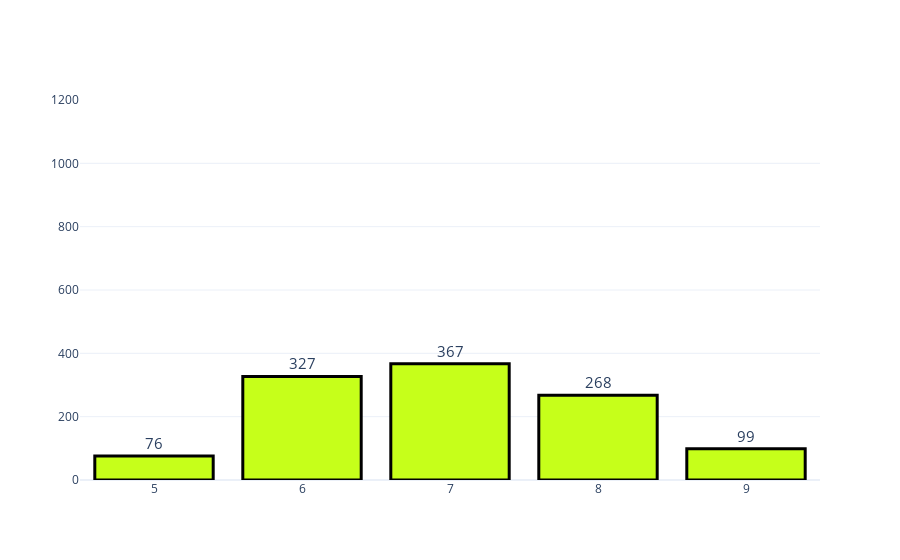

The cell this chart's notebook holds for it:
### Code cell
fig = make_subplots(rows=1,cols=1)
fig.add_trace(go.Bar(y = df['CGPA'].value_counts().values.tolist(), 
                      x = df['CGPA'].value_counts().index, 
                      text=df['CGPA'].value_counts().values.tolist(),
              textfont=dict(size=15),
                      textposition = 'outside',
                      showlegend=False,
              marker = dict(color = '#c6ff1a',
                            line_color = 'black',
                            line_width=3)),row = 1,col = 1)

fig.update_layout(title={'y':0.9,
                         'x':0.5,
                         'xanchor': 'center',
                         'yanchor': 'top'},
                  template='plotly_white')
fig.update_yaxes(range=[0,1200])
iplot(fig)

### Figure 1 — Plotly figure (JSON) as saved in the notebook; plotly's stock layout.template omitted (floating-point values rounded to 4 significant figures)
{"data": [{"marker": {"color": "#c6ff1a", "line": {"color": "black", "width": 3}}, "showlegend": false, "text": ["367", "327", "268", "99", "76"], "textfont": {"size": 15}, "textposition": "outside", "type": "bar", "x": [7, 6, 8, 9, 5], "xaxis": "x", "y": [367, 327, 268, 99, 76], "yaxis": "y"}], "layout": {"title": {"x": 0.5, "xanchor": "center", "y": 0.9, "yanchor": "top"}, "xaxis": {"anchor": "y", "domain": [0, 1]}, "yaxis": {"anchor": "x", "domain": [0, 1], "range": [0, 1200]}}}
